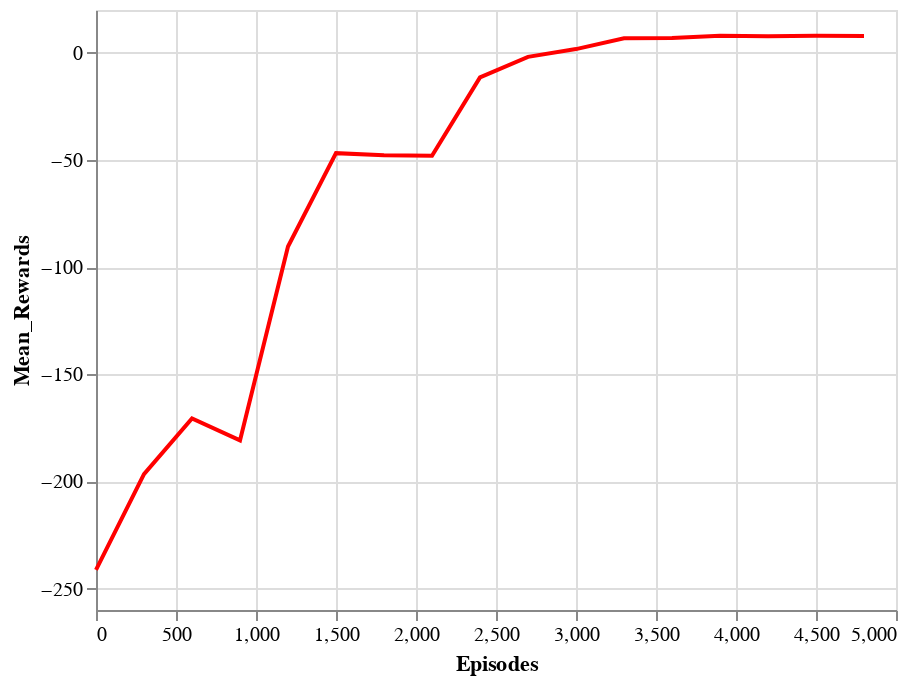

The code cell stored with this chart in its notebook:
### Code cell
df_rewards_ql = pd.DataFrame()
df_rewards_ql['Episodes'] = test_episodes
df_rewards_ql['Mean_Rewards'] = test_rewards

ql_plot = alt.Chart(df_rewards_ql).mark_line(color='red').encode(alt.X('Episodes'),alt.Y('Mean_Rewards'))
ql_plot

### Figure 1 — Vega-Lite specification as saved in the notebook (floating-point values rounded to 4 significant figures)
{"config": {"view": {"continuousWidth": 400, "continuousHeight": 300}}, "data": {"name": "data-dae1d34ed3667e279ceb79433bad5de0"}, "mark": {"type": "line", "color": "red"}, "encoding": {"x": {"type": "quantitative", "field": "Episodes"}, "y": {"type": "quantitative", "field": "Mean_Rewards"}}, "$schema": "https://vega.github.io/schema/vega-lite/v4.8.1.json", "datasets": {"data-dae1d34ed3667e279ceb79433bad5de0": [{"Episodes": 0, "Mean_Rewards": -241.3}, {"Episodes": 300, "Mean_Rewards": -196.6}, {"Episodes": 600, "Mean_Rewards": -170.6}, {"Episodes": 900, "Mean_Rewards": -180.8}, {"Episodes": 1200, "Mean_Rewards": -90.38}, {"Episodes": 1500, "Mean_Rewards": -46.8}, {"Episodes": 1800, "Mean_Rewards": -47.82}, {"Episodes": 2100, "Mean_Rewards": -48.02}, {"Episodes": 2400, "Mean_Rewards": -11.47}, {"Episodes": 2700, "Mean_Rewards": -1.846}, {"Episodes": 3000, "Mean_Rewards": 1.757}, {"Episodes": 3300, "Mean_Rewards": 6.794}, {"Episodes": 3600, "Mean_Rewards": 6.958}, {"Episodes": 3900, "Mean_Rewards": 7.946}, {"Episodes": 4200, "Mean_Rewards": 7.768}, {"Episodes": 4500, "Mean_Rewards": 7.989}, {"Episodes": 4800, "Mean_Rewards": 7.906}]}}
